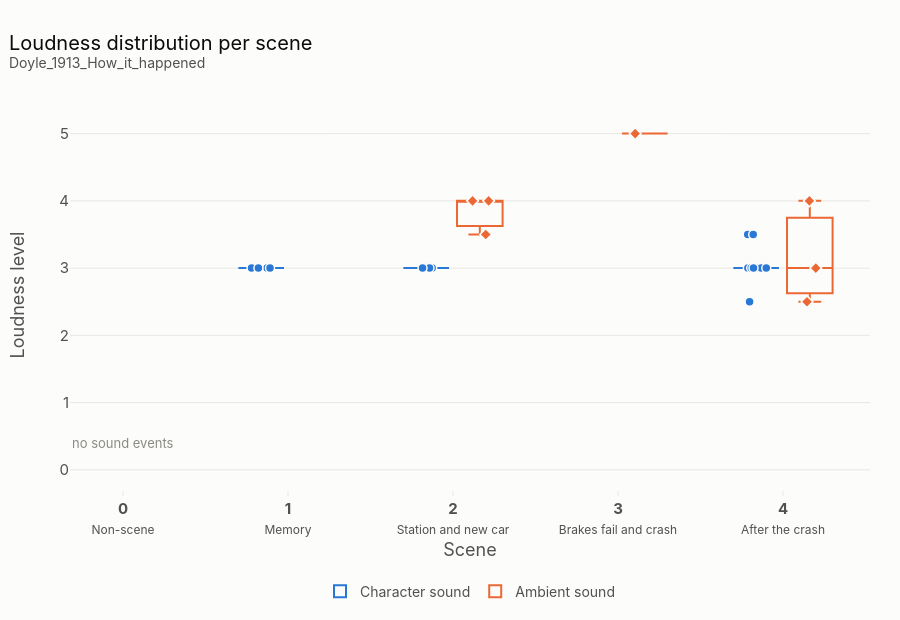

The code cell stored with this chart in its notebook:
### Markdown cell above
## Fig. 1 · Loudness distribution per scene

Equivalent to the MMiA visualization: one box per scene and sound class, with every sound event shown as a point (hover shows the span). Scenes without sound events stay on the axis, so silence remains visible.

### Code cell
def build_boxes(d):
    ev, sc = d['events'].dropna(subset=['loudness']), d['scenes']
    order = [str(s) for s in sc['scene']]
    traces = []
    for cls in CLASSES:
        e = ev[ev['sound_class'] == cls]
        traces.append(go.Box(
            x=e['scene'].astype(str), y=e['loudness'], name=CLASS_LABEL[cls], legendgroup=cls,
            boxpoints='all', jitter=0.5, pointpos=0,
            marker=dict(color=CLASS_COLOR[cls], size=9, symbol=CLASS_SYMBOL[cls],
                        line=dict(color=SURFACE, width=1.5)),
            line=dict(color=CLASS_COLOR[cls], width=2), fillcolor='rgba(0,0,0,0)',
            text=[wrap(s) for s in e['span']],
            customdata=e[['scene_label']].values,
            hovertemplate='<b>%{text}</b><br>Scene %{x} · %{customdata[0]}<br>Loudness %{y}<extra>' + CLASS_LABEL[cls] + '</extra>',
        ))
    # category axis incl. silent scenes, labels "1<br>Frame: memory"
    ticktext = [f'<b>{s}</b><br><span style="font-size:12px">{l}</span>' for s, l in zip(sc['scene'], sc['label'])]
    d['_box_axis'] = dict(categoryarray=order, ticktext=ticktext, tickvals=order)
    # invisible anchor so that scenes without sound keep their slot on the axis
    traces.append(go.Scatter(x=order, y=[-10] * len(order), mode='markers', showlegend=False,
                             hoverinfo='skip', marker=dict(opacity=0)))
    # note: on a category axis, annotation x is the category *index*
    ann = [dict(x=i, y=0.4, xref='x', yref='y', showarrow=False, text='no sound events',
                font=dict(size=13, color=INK_3))
           for i, s in enumerate(sc['scene']) if (d['events']['scene'] == s).sum() == 0]
    return traces, [], ann

fig1 = multi_file_figure(build_boxes, 'Loudness distribution per scene', boxmode='group', boxgap=0.35, boxgroupgap=0.15,
                         height=620, yaxis=dict(title='Loudness level', range=[-0.3, 5.5], dtick=1))
ax = corpus[0]['_box_axis']
fig1.update_xaxes(type='category', categoryorder='array', title='Scene', **ax)
fig1.show()
export(fig1, 'fig1_loudness_per_scene_box')

### Figure 1 — Plotly figure (JSON) as saved in the notebook; plotly's stock layout.template omitted (floating-point values rounded to 4 significant figures)
{"data": [{"boxpoints": "all", "customdata": [["Memory"], ["Memory"], ["Memory"], ["Memory"], ["Memory"], ["Station and new car"], ["Station and new car"], ["Station and new car"], ["Station and new car"], ["After the crash"], ["After the crash"], ["After the crash"], ["After the crash"], ["After the crash"], ["After the crash"], ["After the crash"], ["After the crash"], ["After the crash"], ["After the crash"]], "fillcolor": "rgba(0,0,0,0)", "hovertemplate": "<b>%{text}</b><br>Scene %{x} · %{customdata[0]}<br>Loudness %{y}<extra>Character sound</extra>", "jitter": 0.5, "legendgroup": "character_sound", "line": {"color": "#2a78d6", "width": 2}, "marker": {"color": "#2a78d6", "line": {"color": "#fcfcfb", "width": 1.5}, "size": 9, "symbol": "circle"}, "name": "Character sound", "pointpos": 0, "text": ["also asking Perkins", "and his saying", "said I", "said he", "said I", "said he", "said he", "said I", "said he", "I said", "said another one", "he cried", "I answered", "said he", "said I", "said he", "I cried", "and the words seemed to choke my throat", "he answered"], "visible": true, "x": ["1", "1", "1", "1", "1", "2", "2", "2", "2", "4", "4", "4", "4", "4", "4", "4", "4", "4", "4"], "y": [3, 3, 3, 3, 3, 3, 3, 3, 3, 3, 3, 3.5, 3, 3, 3, 3, 3.5, 2.5, 3], "type": "box"}, {"boxpoints": "all", "customdata": [["Station and new car"], ["Station and new car"], ["Station and new car"], ["Brakes fail and crash"], ["After the crash"], ["After the crash"], ["After the crash"]], "fillcolor": "rgba(0,0,0,0)", "hovertemplate": "<b>%{text}</b><br>Scene %{x} · %{customdata[0]}<br>Loudness %{y}<extra>Ambient sound</extra>", "jitter": 0.5, "legendgroup": "ambient_sound", "line": {"color": "#eb6834", "width": 2}, "marker": {"color": "#eb6834", "line": {"color": "#fcfcfb", "width": 1.5}, "size": 9, "symbol": "diamond"}, "name": "Ambient sound", "pointpos": 0, "text": ["so I clapped on both brakes", "and the lever clanged to its full limit without a catch", "the big body creaking and groaning with the strain", "I heard the crash", "and heard the hushed voices", "Then suddenly I heard a cry of pain", "cried a voice"], "visible": true, "x": ["2", "2", "2", "3", "4", "4", "4"], "y": [3.5, 4, 4, 5, 2.5, 4, 3], "type": "box"}, {"hoverinfo": "skip", "marker": {"opacity": 0}, "mode": "markers", "showlegend": false, "visible": true, "x": ["0", "1", "2", "3", "4"], "y": [-10, -10, -10, -10, -10], "type": "scatter"}], "layout": {"yaxis": {"title": {"text": "Loudness level"}, "range": [-0.3, 5.5], "dtick": 1}, "title": {"text": "Loudness distribution per scene<br><sup style=\"color:#52514e\">Doyle_1913_How_it_happened</sup>"}, "annotations": [{"font": {"color": "#8a8984", "size": 13}, "showarrow": false, "text": "no sound events", "x": 0, "xref": "x", "y": 0.4, "yref": "y"}], "boxmode": "group", "boxgap": 0.35, "boxgroupgap": 0.15, "height": 620, "xaxis": {"type": "category", "categoryorder": "array", "title": {"text": "Scene"}, "categoryarray": ["0", "1", "2", "3", "4"], "ticktext": ["<b>0</b><br><span style=\"font-size:12px\">Non-scene</span>", "<b>1</b><br><span style=\"font-size:12px\">Memory</span>", "<b>2</b><br><span style=\"font-size:12px\">Station and new car</span>", "<b>3</b><br><span style=\"font-size:12px\">Brakes fail and crash</span>", "<b>4</b><br><span style=\"font-size:12px\">After the crash</span>"], "tickvals": ["0", "1", "2", "3", "4"]}}}
